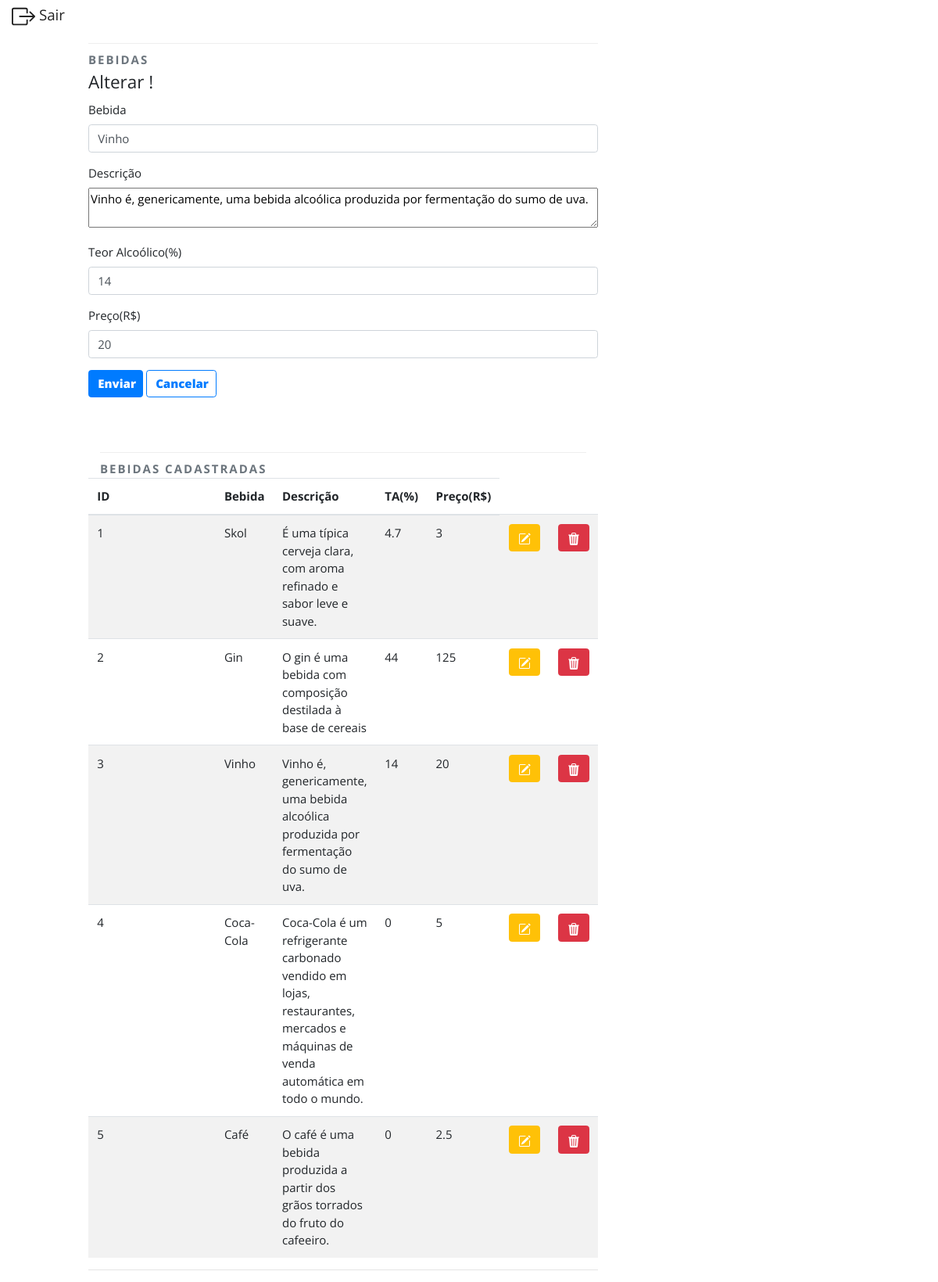
Screenshot of /adm.php?codigo=3 (signed in) with the database file from the repository.
### tables this page shows
CREATE TABLE `bebida` (
  `codigo` int(11) NOT NULL,
  `nome` varchar(50) NOT NULL,
  `descricao` varchar(150) NOT NULL,
  `ta` float NOT NULL,
  `preco` float NOT NULL
);

### controllers/BebidaControler.php (called while the page is built, shortened)
<?php
include_once("models/Bebida.class.php");
class BebidaControler{
    private $bebida;
    function __construct(){
        $this->bebida = new Bebida();
    }
    public function imprimeBebidas(){
        $this->bebida->imprimeBebidas();
    }
    function getLegenda(){
        return $this->bebida->getLegenda();
    }
    function getNome(){
        return $this->bebida->getNome();
    }
    function getAction(){
        return $this->bebida->getAction();
    }
    function getDescricao(){
        return $this->bebida->getDescricao();
    }
    function getTa(){
        return $this->bebida->getTa();
    }
    function getPreco(){
        return $this->bebida->getPreco();
    }
}
?>

### models/Bebida.class.php (the view, shortened to what this page needs)
<?php include_once("Conexao.php");
class Bebida{
    private $legenda = "";
    private $nome = "";
    private $descricao = "";
    private $ta= "";
    private $preco = "";
    function __construct(){
        if ( !isset($_SESSION['login']) and !isset($_SESSION['senha']) ) {
        session_destroy();
        unset ($_SESSION['login']);
        unset ($_SESSION['senha']);
        header('location:index.php');
        } else {
            $this->retornaBebidas();
        }
    }
    private function retornaBebidas(){
        if(!isset($_REQUEST['codigo'])){
            $this->action = "auxiliar.php?incluir=1";
            $this->legenda = "Incluir Bebida";
            $this->nome = "";
            $this->descricao     = "";
            $this->teor  = "";
            $this->preco     = "";
        } else {
            $this->action = "auxiliar.php?codigoAlt=".$_REQUEST['codigo'];
            $this->legenda = "Alterar";
            $query = "SELECT * FROM bebida WHERE codigo = ".$_REQUEST['codigo'];
            $con = (new Conexao())->get_conexao();
            $result = $con->query($query);
            $linha = $result->fetch(PDO::FETCH_OBJ);
            $this->nome = $linha->nome;
            $this->descricao     = $linha->descricao;
            $this->ta  = $linha->ta;
            $this->preco     = $linha->preco;
        }
    }
    public function imprimeBebidas(){
        $con = (new Conexao())->get_conexao();
        $resultado = $con->prepare("SELECT * FROM bebida");
        $resultado->execute();
        while($linha = $resultado->fetch(PDO::FETCH_OBJ)){
            echo '<tr>
            <td scope="row">'.$linha->codigo.'</td>
            <td scope="row">'.$linha->nome.'</td>
            <td scope="row">'.$linha->descricao.'</td>
            <td scope="row">'.$linha->ta.'</td>
            <td scope="row">'.$linha->preco.'</td>
            <td><a class="btn btn-warning" href="adm.php?codigo='.$linha->codigo.'" role="button"><svg xmlns="http://www.w3.org/2000/svg" width="16" height="16" fill="white" class="bi bi-pencil-square" viewBox="0 0 16 16">
            <path d="M15.502 1.94a.5.5 0 0 1 0 .706L14.459 3.69l-2-2L13.502.646a.5.5 0 0 1 .707 0l1.293 1.293zm-1.75 2.456-2-2L4.939 9.21a.5.5 0 0 0-.121.196l-.805 2.414a.25.25 0 0 0 .316.316l2.414-.805a.5.5 0 0 0 .196-.12l6.813-6.814z"/>
            <path fill-rule="evenodd" d="M1 13.5A1.5 1.5 0 0 0 2.5 15h11a1.5 1.5 0 0 0 1.5-1.5v-6a.5.5 0 0 0-1 0v6a.5.5 0 0 1-.5.5h-11a.5.5 0 0 1-.5-.5v-11a.5.5 0 0 1 .5-.5H9a.5.5 0 0 0 0-1H2.5A1.5 1.5 0 0 0 1 2.5v11z"/>
          </svg></a></td>
            <td><a class="btn btn-danger" href="auxiliar.php?codigo='.$linha->codigo.'" role="button"><svg xmlns="http://www.w3.org/2000/svg" width="16" height="16" fill="currentColor" class="bi bi-trash3-fill" viewBox="0 0 16 16">
            <path d="M11 1.5v1h3.5a.5.5 0 0 1 0 1h-.538l-.853 10.66A2 2 0 0 1 11.115 16h-6.23a2 2 0 0 1-1.994-1.84L2.038 3.5H1.5a.5.5 0 0 1 0-1H5v-1A1.5 1.5 0 0 1 6.5 0h3A1.5 1.5 0 0 1 11 1.5Zm-5 0v1h4v-1a.5.5 0 0 0-.5-.5h-3a.5.5 0 0 0-.5.5ZM4.5 5.029l.5 8.5a.5.5 0 1 0 .998-.06l-.5-8.5a.5.5 0 1 0-.998.06Zm6.53-.528a.5.5 0 0 0-.528.47l-.5 8.5a.5.5 0 0 0 .998.058l.5-8.5a.5.5 0 0 0-.47-.528ZM8 4.5a.5.5 0 0 0-.5.5v8.5a.5.5 0 0 0 1 0V5a.5.5 0 0 0-.5-.5Z"/>
          </svg></a></td>
            </tr>';
        }
    }
    public function getLegenda(){
        return $this->legenda;
    }
    public function getNome(){
        return $this->nome;
    }
    public function getAction(){
        return $this->action;
    }
    public function getDescricao(){
        return $this->descricao;
    }
    public function getTa(){
        return $this->ta;
    }
    public function getPreco(){
        return $this->preco;
    }
}
?>

### adm.php (shortened to what this page needs)
<?php
include_once("controllers/BebidaControler.php");
$bebida = new BebidaControler();
?>
<!DOCTYPE html>
<html lang="en">
<head>
  <link href="css/bootstrap.min.css" rel="stylesheet">
  <link href="css/styles.css" rel="stylesheet">
</head>
<body>
<div class="container-fluid">
<div class="row">
  <div class="column-sm-4">
   <?php include "sidebar.php"; ?>
  </div>
  <div class="column col-sm-7">
     <div class="page-header text-muted">Bebidas </div>
      <form class="form-horizontal" action="<?php echo $bebida->getAction(); ?>" method="post">
        <fieldset>
          <legend><?php echo $bebida->getLegenda();?> !</legend>
          <div class="form-group">
            <label for="nome">Bebida</label>
            <input type="text" class="form-control" id="nome" name="nome" required value="<?php echo $bebida->getNome(); ?>" >
          </div>
          <div class="form-group">
            <label for="descricao">Descrição</label>
            <textarea id="descricao"  required name="descricao"><?php echo $bebida->getDescricao(); ?></textarea>
          </div>
          <div class="form-group">
            <label for="ta">Teor Alcoólico(%)</label>
            <input type="text" class="form-control" id="ta" name="ta" value="<?php echo $bebida->getTa(); ?>"  class="input-xxlarge">
          </div>
          <div class="form-group">
            <label for="preco">Preço(R$)</label>
            <input type="text"  required class="form-control" id="preco" name="preco" value="<?php echo $bebida->getPreco(); ?>"  class="input-xxlarge">
          </div>
          <div class="form-group">
            <input name="enviar" id="enviar" type="submit" value="Enviar"  class="btn btn-primary " style="width: 70px; font-weight:800" />
            <a class="btn btn-outline-primary " style="width: 90px; font-weight:800" href="adm.php">Cancelar</a>
          </div>
        </fieldset>
      </form>
  <div class="container-fluid">
    <div class="page-header text-muted divider">
      Bebidas Cadastradas
    </div>
  </div>
  <table class="table table-striped">
  <thead>
    <tr>
      <th scope="col" class="col-sm-3">ID</th>
      <th scope="col">Bebida</th>
      <th scope="col">Descrição</th>
      <th scope="col">TA(%)</th>
      <th scope="col">Preço(R$)</th>
    </tr>
    </thead>
    <tbody>
      <?php
        $bebida->imprimeBebidas();
      ?>
    </tbody>
  </table>
  <hr />
  </div>
  </div>
 </div>
  </body>
</html>

### css/styles.css (style rules this page uses)
html, body { height: 100%; font-family: "Open Sans", arial, sans-serif; font-size: 15px; }
a { color: #222222; }
.wrapper, .row { height: 100%; margin-left: 0; margin-right: 0; }
.wrapper:before, .wrapper:after, .column:before, .column:after { content: ""; display: table; }
.wrapper:after, .column:after { clear: both; }
.column { height: 100%; overflow: auto; *zoom: 1; }
.divider { margin-top: 32px; }
.page-header { margin-top: 55px; padding-top: 9px; border-top: 1px solid #eeeeee; font-weight: 700; text-transform: uppercase; letter-spacing: 2px; }
input, textarea { width: 100%; }

### rows the page displays
bebida: nome "Vinho", descricao "Vinho é, genericamente, uma bebida alcoólica produzida por fermentação do sumo de uva.", ta "14", preco "20", codigo "3"
bebida: codigo "1", nome "Skol", descricao "É uma típica cerveja clara, com aroma refinado e sabor leve e suave.", ta "4.7", preco "3"
bebida: codigo "2", nome "Gin", descricao "O gin é uma bebida com composição destilada à base de cereais", ta "44", preco "125"
bebida: codigo "4", nome "Coca-Cola", descricao "Coca-Cola é um refrigerante carbonado vendido em lojas, restaurantes, mercados e máquinas de venda automática em todo o mundo.", ta "0", preco "5"
bebida: codigo "5", nome "Café", descricao "O café é uma bebida produzida a partir dos grãos torrados do fruto do cafeeiro.", ta "0", preco "2.5"

### other values shown
$bebida->getLegenda() "Alterar"
